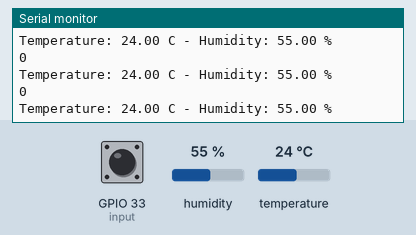
Bench run of a sketch on a simulated ESP32. Shown: the last lines printed to the serial monitor. Inputs (shaded band) come from the test bench; at power-on: humidity 55 %, temperature 24 °C, GPIO 33 (input) HIGH.

Above: at 2.8 s.
2.9 s: humidity set to 22 %
At 4.5 s:
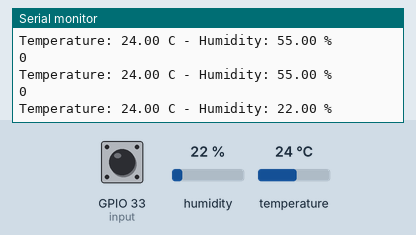
5.6 s: temperature set to 12 °C
At 6.0 s:
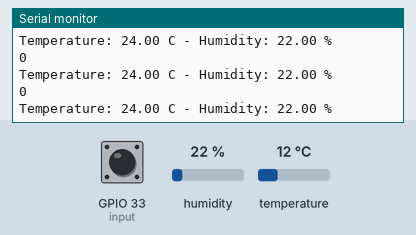
8.3 s: humidity set to 40 %
At 9.0 s:
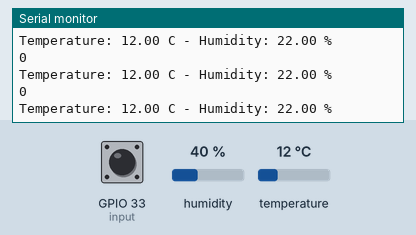
Timing chart, 0 to 11.3 s (numbered marks = the images above; inputs shaded):
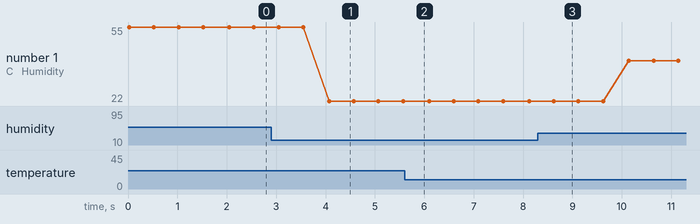

Measured:
- after the input at 2.9 s, the serial monitor: prints a new line after 1.2 s (image 1)
- plotted number 1: 55 → 22 after the input at 2.9 s, 22 → 40 after the input at 8.3 s

The sketch:

freqdgnwaktu.ino
```cpp
#include <DHT.h>
#define input 33
#define DHTPIN 13
#define DHTTYPE DHT11
DHT dht(DHTPIN, DHTTYPE);
float temp = 0;
float hum = 0;
hw_timer_t *Timer0_Cfg = NULL;
bool Measurement_InProgress = false;
uint64_t Measured_Time = 0;
uint64_t Measured_Freq = 0;

void IRAM_ATTR Ext_INT1_ISR()
{
    if(Measurement_InProgress == false)
    {
      Measurement_InProgress = true;
      timerWrite(Timer0_Cfg, 0);
      timerStart(Timer0_Cfg);
    }
    else
    {
      Measured_Time = timerRead(Timer0_Cfg);
      timerStop(Timer0_Cfg);
      Measurement_InProgress = false;
      if(Measured_Time == 0)
      {
        Measured_Freq = 0;
      }
      else
      {
        Measured_Freq = (40000000/Measured_Time);
      }
    }
}

void setup()
{

    Serial.begin(115200);
    pinMode(input, INPUT_PULLUP);
    attachInterrupt(digitalPinToInterrupt(input), Ext_INT1_ISR, RISING);
    Timer0_Cfg = timerBegin(0, 2, true);
    dht.begin();
}

void loop()
{
  Serial.println(Measured_Freq);
  sensordht11();
  Measured_Freq = 0;
  delay(500);
}

void sensordht11(){
  temp = dht.readTemperature();
  hum = dht.readHumidity();
  Serial.print("Temperature: ");
  Serial.print(temp);
  Serial.print(" C");
  Serial.print(" - Humidity: ");
  Serial.print(hum);
  Serial.println(" %");
}
```
